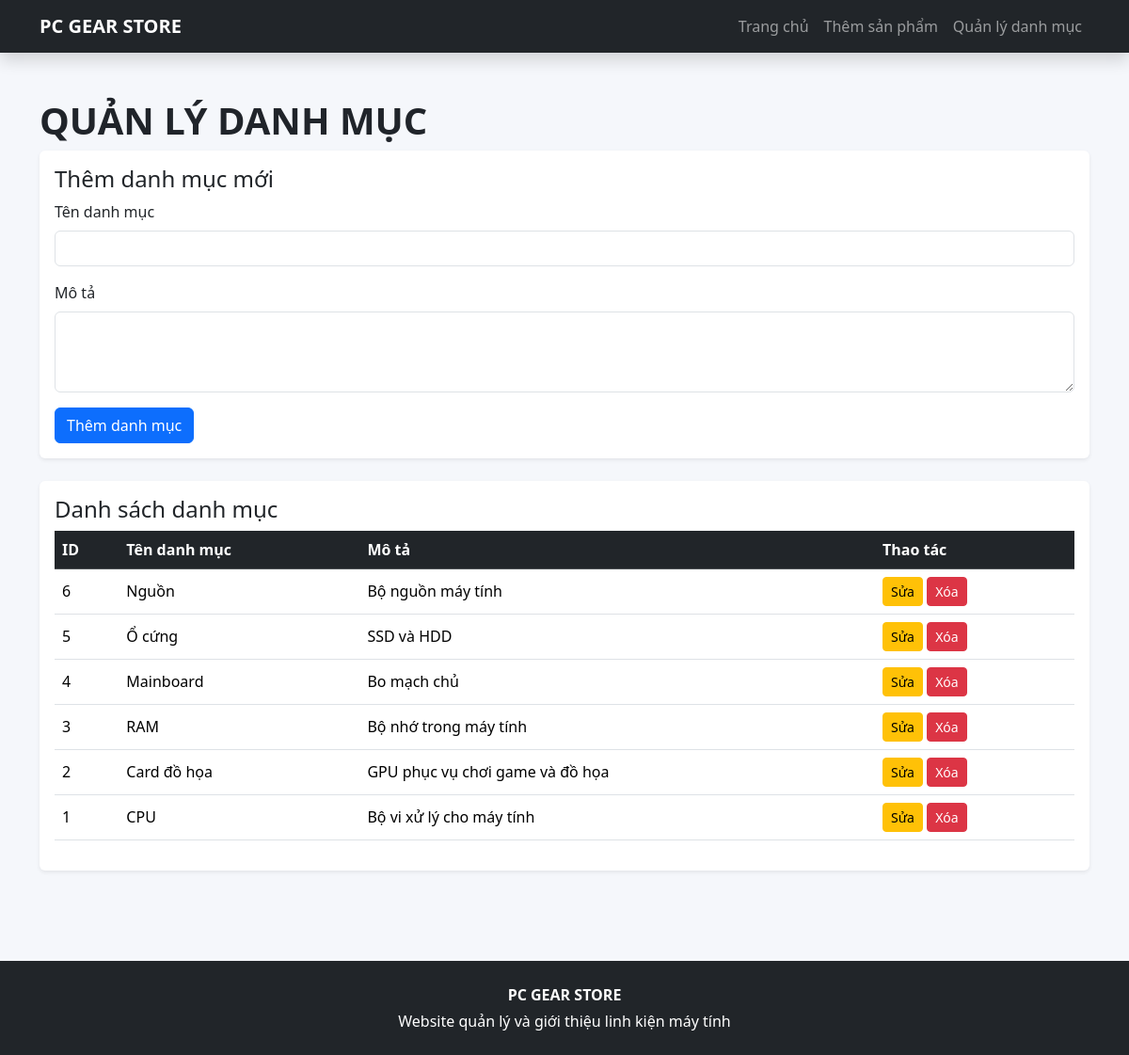
/index.php?action=danhmuc, run on the app's committed database.
### tables this page shows
CREATE TABLE danhmuc (
    id INT AUTO_INCREMENT PRIMARY KEY,
    ten_danh_muc VARCHAR(150) NOT NULL,
    mo_ta TEXT NULL
);

### controller/danhmuc.php (called while the page is built, shortened)
<?php
require_once __DIR__ . '/../model/database.php';
$db = new Database();
$edit = null;
$categories = $db->getCategories();
require __DIR__ . '/../view/danhmuc/index.php';

### model/database.php (called while the page is built, shortened)
<?php
class Database {
    private PDO $conn;
    public function __construct() {
        $host = 'localhost';
        $dbname = 'lab1';
        $user = 'root';
        $password = '';
        $this->conn = new PDO(
            "mysql:host=$host;dbname=$dbname;charset=utf8mb4",
            $user,
            $password,
            [
                PDO::ATTR_ERRMODE => PDO::ERRMODE_EXCEPTION,
                PDO::ATTR_DEFAULT_FETCH_MODE => PDO::FETCH_ASSOC
            ]
        );
    }
    public function getCategories(): array {
        return $this->conn->query(
            "SELECT * FROM danhmuc ORDER BY id DESC"
        )->fetchAll();
    }
}

### view/danhmuc/index.php (the view, shortened to what this page needs)
<?php require __DIR__ . '/../header.php'; ?>
<div class="container py-5">
    <h1 class="fw-bold">QUẢN LÝ DANH MỤC</h1>
    <div class="card shadow-sm border-0 mb-4">
        <div class="card-body">
            <h4><?= $edit ? 'Cập nhật danh mục' : 'Thêm danh mục mới' ?></h4>
            <form method="post" action="index.php?action=danhmuc<?= $edit ? '&edit=' . (int)$edit['id'] : '' ?>">
                <label class="form-label">Tên danh mục</label>
                <input class="form-control mb-3" name="ten_danh_muc" required value="<?= e($edit['ten_danh_muc'] ?? '') ?>">
                <label class="form-label">Mô tả</label>
                <textarea class="form-control mb-3" name="mo_ta" rows="3"><?= e($edit['mo_ta'] ?? '') ?></textarea>
                <button class="btn btn-primary"><?= $edit ? 'Lưu thay đổi' : 'Thêm danh mục' ?></button>
            </form>
        </div>
    </div>
    <div class="card shadow-sm border-0">
        <div class="card-body">
            <h4>Danh sách danh mục</h4>
            <div class="table-responsive">
                <table class="table table-hover align-middle">
                    <thead class="table-dark"><tr><th>ID</th><th>Tên danh mục</th><th>Mô tả</th><th>Thao tác</th></tr></thead>
                    <tbody>
                    <?php foreach ($categories as $cat): ?>
                        <tr>
                            <td><?= (int)$cat['id'] ?></td>
                            <td><?= e($cat['ten_danh_muc']) ?></td>
                            <td><?= e($cat['mo_ta']) ?></td>
                            <td>
                                <a class="btn btn-warning btn-sm" href="index.php?action=danhmuc&edit=<?= (int)$cat['id'] ?>">Sửa</a>
                                <form method="post" action="index.php?action=danhmuc" class="d-inline"
                                      onsubmit="return confirm('Bạn có chắc muốn xóa danh mục này?');">
                                    <button class="btn btn-danger btn-sm">Xóa</button>
                                </form>
                            </td>
                        </tr>
                    <?php endforeach; ?>
                    </tbody>
                </table>
            </div>
        </div>
    </div>
</div>
<?php require __DIR__ . '/../footer.php'; ?>

### view/CSS/theme.css (style rules this page uses)
body { background: #f5f7fb; color: #20242a; }

### data on the page
danhmuc: id "6", ten_danh_muc "Nguồn", mo_ta "Bộ nguồn máy tính"
danhmuc: id "5", ten_danh_muc "Ổ cứng", mo_ta "SSD và HDD"
danhmuc: id "4", ten_danh_muc "Mainboard", mo_ta "Bo mạch chủ"
danhmuc: id "3", ten_danh_muc "RAM", mo_ta "Bộ nhớ trong máy tính"
danhmuc: id "2", ten_danh_muc "Card đồ họa", mo_ta "GPU phục vụ chơi game và đồ họa"
danhmuc: id "1", ten_danh_muc "CPU", mo_ta "Bộ vi xử lý cho máy tính"
